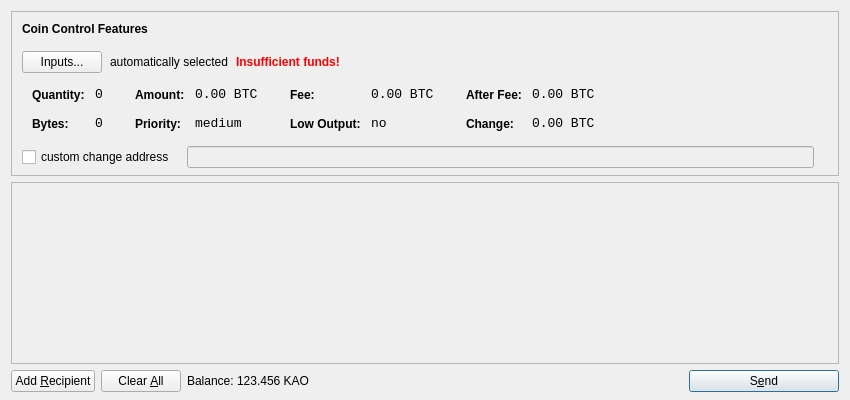
<?xml version="1.0" encoding="UTF-8"?>
<ui version="4.0">
 <class>SendCoinsDialog</class>
 <widget class="QDialog" name="SendCoinsDialog">
  <property name="geometry">
   <rect>
    <x>0</x>
    <y>0</y>
    <width>850</width>
    <height>400</height>
   </rect>
  </property>
  <property name="windowTitle">
   <string>Send Coins</string>
  </property>
  <layout class="QVBoxLayout" name="verticalLayout" stretch="0,1,0">
   <property name="bottomMargin">
    <number>8</number>
   </property>
   <item>
    <widget class="QFrame" name="frameCoinControl">
     <property name="sizePolicy">
      <sizepolicy hsizetype="Expanding" vsizetype="Expanding">
       <horstretch>0</horstretch>
       <verstretch>0</verstretch>
      </sizepolicy>
     </property>
     <property name="maximumSize">
      <size>
       <width>16777215</width>
       <height>16777215</height>
      </size>
     </property>
     <property name="frameShape">
      <enum>QFrame::StyledPanel</enum>
     </property>
     <property name="frameShadow">
      <enum>QFrame::Sunken</enum>
     </property>
     <layout class="QVBoxLayout" name="verticalLayoutCoinControl2">
      <property name="spacing">
       <number>-1</number>
      </property>
      <property name="leftMargin">
       <number>0</number>
      </property>
      <property name="topMargin">
       <number>0</number>
      </property>
      <property name="rightMargin">
       <number>0</number>
      </property>
      <property name="bottomMargin">
       <number>6</number>
      </property>
      <item>
       <layout class="QVBoxLayout" name="verticalLayoutCoinControl" stretch="0,0,0,0,1">
        <property name="spacing">
         <number>0</number>
        </property>
        <property name="leftMargin">
         <number>10</number>
        </property>
        <property name="topMargin">
         <number>10</number>
        </property>
        <item>
         <layout class="QHBoxLayout" name="horizontalLayoutCoinControl1">
          <property name="bottomMargin">
           <number>15</number>
          </property>
          <item>
           <widget class="QLabel" name="labelCoinControlFeatures">
            <property name="sizePolicy">
             <sizepolicy hsizetype="Preferred" vsizetype="Maximum">
              <horstretch>0</horstretch>
              <verstretch>0</verstretch>
             </sizepolicy>
            </property>
            <property name="font">
             <font>
              <weight>75</weight>
              <bold>true</bold>
             </font>
            </property>
            <property name="styleSheet">
             <string notr="true">font-weight:bold;</string>
            </property>
            <property name="text">
             <string>Coin Control Features</string>
            </property>
           </widget>
          </item>
         </layout>
        </item>
        <item>
         <layout class="QHBoxLayout" name="horizontalLayoutCoinControl2" stretch="0,0,0,0">
          <property name="spacing">
           <number>8</number>
          </property>
          <property name="bottomMargin">
           <number>10</number>
          </property>
          <item>
           <widget class="QPushButton" name="pushButtonCoinControl">
            <property name="styleSheet">
             <string notr="true"/>
            </property>
            <property name="text">
             <string>Inputs...</string>
            </property>
           </widget>
          </item>
          <item>
           <widget class="QLabel" name="labelCoinControlAutomaticallySelected">
            <property name="text">
             <string>automatically selected</string>
            </property>
            <property name="margin">
             <number>5</number>
            </property>
           </widget>
          </item>
          <item>
           <widget class="QLabel" name="labelCoinControlInsuffFunds">
            <property name="font">
             <font>
              <weight>75</weight>
              <bold>true</bold>
             </font>
            </property>
            <property name="styleSheet">
             <string notr="true">color:red;font-weight:bold;</string>
            </property>
            <property name="text">
             <string>Insufficient funds!</string>
            </property>
            <property name="margin">
             <number>5</number>
            </property>
           </widget>
          </item>
          <item>
           <spacer name="horizontalSpacerCoinControl">
            <property name="orientation">
             <enum>Qt::Horizontal</enum>
            </property>
            <property name="sizeHint" stdset="0">
             <size>
              <width>40</width>
              <height>1</height>
             </size>
            </property>
           </spacer>
          </item>
         </layout>
        </item>
        <item>
         <widget class="QWidget" name="widgetCoinControl" native="true">
          <property name="sizePolicy">
           <sizepolicy hsizetype="Preferred" vsizetype="Preferred">
            <horstretch>0</horstretch>
            <verstretch>0</verstretch>
           </sizepolicy>
          </property>
          <property name="minimumSize">
           <size>
            <width>0</width>
            <height>0</height>
           </size>
          </property>
          <property name="styleSheet">
           <string notr="true"/>
          </property>
          <layout class="QHBoxLayout" name="horizontalLayoutCoinControl5">
           <property name="margin">
            <number>0</number>
           </property>
           <item>
            <layout class="QHBoxLayout" name="horizontalLayoutCoinControl3" stretch="0,0,0,1">
             <property name="spacing">
              <number>20</number>
             </property>
             <property name="topMargin">
              <number>0</number>
             </property>
             <property name="bottomMargin">
              <number>10</number>
             </property>
             <item>
              <layout class="QFormLayout" name="formLayoutCoinControl1">
               <property name="horizontalSpacing">
                <number>10</number>
               </property>
               <property name="verticalSpacing">
                <number>14</number>
               </property>
               <property name="leftMargin">
                <number>10</number>
               </property>
               <property name="topMargin">
                <number>4</number>
               </property>
               <property name="rightMargin">
                <number>6</number>
               </property>
               <item row="0" column="0">
                <widget class="QLabel" name="labelCoinControlQuantityText">
                 <property name="styleSheet">
                  <string notr="true">font-weight:bold;</string>
                 </property>
                 <property name="text">
                  <string>Quantity:</string>
                 </property>
                 <property name="margin">
                  <number>0</number>
                 </property>
                </widget>
               </item>
               <item row="0" column="1">
                <widget class="QLabel" name="labelCoinControlQuantity">
                 <property name="font">
                  <font>
                   <family>Monospace</family>
                   <pointsize>10</pointsize>
                  </font>
                 </property>
                 <property name="cursor">
                  <cursorShape>IBeamCursor</cursorShape>
                 </property>
                 <property name="contextMenuPolicy">
                  <enum>Qt::ActionsContextMenu</enum>
                 </property>
                 <property name="text">
                  <string notr="true">0</string>
                 </property>
                 <property name="margin">
                  <number>0</number>
                 </property>
                 <property name="textInteractionFlags">
                  <set>Qt::LinksAccessibleByMouse|Qt::TextSelectableByKeyboard|Qt::TextSelectableByMouse</set>
                 </property>
                </widget>
               </item>
               <item row="1" column="0">
                <widget class="QLabel" name="labelCoinControlBytesText">
                 <property name="styleSheet">
                  <string notr="true">font-weight:bold;</string>
                 </property>
                 <property name="text">
                  <string>Bytes:</string>
                 </property>
                </widget>
               </item>
               <item row="1" column="1">
                <widget class="QLabel" name="labelCoinControlBytes">
                 <property name="font">
                  <font>
                   <family>Monospace</family>
                   <pointsize>10</pointsize>
                  </font>
                 </property>
                 <property name="cursor">
                  <cursorShape>IBeamCursor</cursorShape>
                 </property>
                 <property name="contextMenuPolicy">
                  <enum>Qt::ActionsContextMenu</enum>
                 </property>
                 <property name="text">
                  <string notr="true">0</string>
                 </property>
                 <property name="textInteractionFlags">
                  <set>Qt::LinksAccessibleByMouse|Qt::TextSelectableByKeyboard|Qt::TextSelectableByMouse</set>
                 </property>
                </widget>
               </item>
              </layout>
             </item>
             <item>
              <layout class="QFormLayout" name="formLayoutCoinControl2">
               <property name="horizontalSpacing">
                <number>10</number>
               </property>
               <property name="verticalSpacing">
                <number>14</number>
               </property>
               <property name="leftMargin">
                <number>6</number>
               </property>
               <property name="topMargin">
                <number>4</number>
               </property>
               <property name="rightMargin">
                <number>6</number>
               </property>
               <item row="0" column="0">
                <widget class="QLabel" name="labelCoinControlAmountText">
                 <property name="styleSheet">
                  <string notr="true">font-weight:bold;</string>
                 </property>
                 <property name="text">
                  <string>Amount:</string>
                 </property>
                 <property name="margin">
                  <number>0</number>
                 </property>
                </widget>
               </item>
               <item row="0" column="1">
                <widget class="QLabel" name="labelCoinControlAmount">
                 <property name="font">
                  <font>
                   <family>Monospace</family>
                   <pointsize>10</pointsize>
                  </font>
                 </property>
                 <property name="cursor">
                  <cursorShape>IBeamCursor</cursorShape>
                 </property>
                 <property name="contextMenuPolicy">
                  <enum>Qt::ActionsContextMenu</enum>
                 </property>
                 <property name="text">
                  <string notr="true">0.00 BTC</string>
                 </property>
                 <property name="textInteractionFlags">
                  <set>Qt::LinksAccessibleByMouse|Qt::TextSelectableByKeyboard|Qt::TextSelectableByMouse</set>
                 </property>
                </widget>
               </item>
               <item row="1" column="0">
                <widget class="QLabel" name="labelCoinControlPriorityText">
                 <property name="styleSheet">
                  <string notr="true">font-weight:bold;</string>
                 </property>
                 <property name="text">
                  <string>Priority:</string>
                 </property>
                </widget>
               </item>
               <item row="1" column="1">
                <widget class="QLabel" name="labelCoinControlPriority">
                 <property name="font">
                  <font>
                   <family>Monospace</family>
                   <pointsize>10</pointsize>
                  </font>
                 </property>
                 <property name="cursor">
                  <cursorShape>IBeamCursor</cursorShape>
                 </property>
                 <property name="contextMenuPolicy">
                  <enum>Qt::ActionsContextMenu</enum>
                 </property>
                 <property name="text">
                  <string>medium</string>
                 </property>
                 <property name="textInteractionFlags">
                  <set>Qt::LinksAccessibleByMouse|Qt::TextSelectableByKeyboard|Qt::TextSelectableByMouse</set>
                 </property>
                </widget>
               </item>
              </layout>
             </item>
             <item>
              <layout class="QFormLayout" name="formLayoutCoinControl3">
               <property name="horizontalSpacing">
                <number>10</number>
               </property>
               <property name="verticalSpacing">
                <number>14</number>
               </property>
               <property name="leftMargin">
                <number>6</number>
               </property>
               <property name="topMargin">
                <number>4</number>
               </property>
               <property name="rightMargin">
                <number>6</number>
               </property>
               <item row="0" column="0">
                <widget class="QLabel" name="labelCoinControlFeeText">
                 <property name="styleSheet">
                  <string notr="true">font-weight:bold;</string>
                 </property>
                 <property name="text">
                  <string>Fee:</string>
                 </property>
                 <property name="margin">
                  <number>0</number>
                 </property>
                </widget>
               </item>
               <item row="0" column="1">
                <widget class="QLabel" name="labelCoinControlFee">
                 <property name="font">
                  <font>
                   <family>Monospace</family>
                   <pointsize>10</pointsize>
                  </font>
                 </property>
                 <property name="cursor">
                  <cursorShape>IBeamCursor</cursorShape>
                 </property>
                 <property name="contextMenuPolicy">
                  <enum>Qt::ActionsContextMenu</enum>
                 </property>
                 <property name="text">
                  <string notr="true">0.00 BTC</string>
                 </property>
                 <property name="textInteractionFlags">
                  <set>Qt::LinksAccessibleByMouse|Qt::TextSelectableByKeyboard|Qt::TextSelectableByMouse</set>
                 </property>
                </widget>
               </item>
               <item row="1" column="0">
                <widget class="QLabel" name="labelCoinControlLowOutputText">
                 <property name="styleSheet">
                  <string notr="true">font-weight:bold;</string>
                 </property>
                 <property name="text">
                  <string>Low Output:</string>
                 </property>
                </widget>
               </item>
               <item row="1" column="1">
                <widget class="QLabel" name="labelCoinControlLowOutput">
                 <property name="font">
                  <font>
                   <family>Monospace</family>
                   <pointsize>10</pointsize>
                  </font>
                 </property>
                 <property name="cursor">
                  <cursorShape>IBeamCursor</cursorShape>
                 </property>
                 <property name="contextMenuPolicy">
                  <enum>Qt::ActionsContextMenu</enum>
                 </property>
                 <property name="text">
                  <string>no</string>
                 </property>
                 <property name="textInteractionFlags">
                  <set>Qt::LinksAccessibleByMouse|Qt::TextSelectableByKeyboard|Qt::TextSelectableByMouse</set>
                 </property>
                </widget>
               </item>
              </layout>
             </item>
             <item>
              <layout class="QFormLayout" name="formLayoutCoinControl4">
               <property name="horizontalSpacing">
                <number>10</number>
               </property>
               <property name="verticalSpacing">
                <number>14</number>
               </property>
               <property name="leftMargin">
                <number>6</number>
               </property>
               <property name="topMargin">
                <number>4</number>
               </property>
               <property name="rightMargin">
                <number>6</number>
               </property>
               <item row="0" column="0">
                <widget class="QLabel" name="labelCoinControlAfterFeeText">
                 <property name="styleSheet">
                  <string notr="true">font-weight:bold;</string>
                 </property>
                 <property name="text">
                  <string>After Fee:</string>
                 </property>
                 <property name="margin">
                  <number>0</number>
                 </property>
                </widget>
               </item>
               <item row="0" column="1">
                <widget class="QLabel" name="labelCoinControlAfterFee">
                 <property name="font">
                  <font>
                   <family>Monospace</family>
                   <pointsize>10</pointsize>
                  </font>
                 </property>
                 <property name="cursor">
                  <cursorShape>IBeamCursor</cursorShape>
                 </property>
                 <property name="contextMenuPolicy">
                  <enum>Qt::ActionsContextMenu</enum>
                 </property>
                 <property name="text">
                  <string notr="true">0.00 BTC</string>
                 </property>
                 <property name="textInteractionFlags">
                  <set>Qt::LinksAccessibleByMouse|Qt::TextSelectableByKeyboard|Qt::TextSelectableByMouse</set>
                 </property>
                </widget>
               </item>
               <item row="1" column="0">
                <widget class="QLabel" name="labelCoinControlChangeText">
                 <property name="styleSheet">
                  <string notr="true">font-weight:bold;</string>
                 </property>
                 <property name="text">
                  <string>Change:</string>
                 </property>
                </widget>
               </item>
               <item row="1" column="1">
                <widget class="QLabel" name="labelCoinControlChange">
                 <property name="font">
                  <font>
                   <family>Monospace</family>
                   <pointsize>10</pointsize>
                  </font>
                 </property>
                 <property name="cursor">
                  <cursorShape>IBeamCursor</cursorShape>
                 </property>
                 <property name="contextMenuPolicy">
                  <enum>Qt::ActionsContextMenu</enum>
                 </property>
                 <property name="text">
                  <string notr="true">0.00 BTC</string>
                 </property>
                 <property name="textInteractionFlags">
                  <set>Qt::LinksAccessibleByMouse|Qt::TextSelectableByKeyboard|Qt::TextSelectableByMouse</set>
                 </property>
                </widget>
               </item>
              </layout>
             </item>
            </layout>
           </item>
          </layout>
         </widget>
        </item>
        <item>
         <layout class="QHBoxLayout" name="horizontalLayoutCoinControl4" stretch="0,0,0">
          <property name="spacing">
           <number>12</number>
          </property>
          <property name="sizeConstraint">
           <enum>QLayout::SetDefaultConstraint</enum>
          </property>
          <property name="topMargin">
           <number>5</number>
          </property>
          <property name="rightMargin">
           <number>5</number>
          </property>
          <item>
           <widget class="QCheckBox" name="checkBoxCoinControlChange">
            <property name="text">
             <string>custom change address</string>
            </property>
           </widget>
          </item>
          <item>
           <widget class="QLineEdit" name="lineEditCoinControlChange">
            <property name="enabled">
             <bool>false</bool>
            </property>
            <property name="sizePolicy">
             <sizepolicy hsizetype="Expanding" vsizetype="Fixed">
              <horstretch>0</horstretch>
              <verstretch>0</verstretch>
             </sizepolicy>
            </property>
           </widget>
          </item>
          <item>
           <widget class="QLabel" name="labelCoinControlChangeLabel">
            <property name="sizePolicy">
             <sizepolicy hsizetype="Preferred" vsizetype="Expanding">
              <horstretch>0</horstretch>
              <verstretch>0</verstretch>
             </sizepolicy>
            </property>
            <property name="minimumSize">
             <size>
              <width>0</width>
              <height>0</height>
             </size>
            </property>
            <property name="text">
             <string/>
            </property>
            <property name="margin">
             <number>3</number>
            </property>
           </widget>
          </item>
         </layout>
        </item>
        <item>
         <spacer name="verticalSpacerCoinControl">
          <property name="orientation">
           <enum>Qt::Vertical</enum>
          </property>
          <property name="sizeHint" stdset="0">
           <size>
            <width>800</width>
            <height>1</height>
           </size>
          </property>
         </spacer>
        </item>
       </layout>
      </item>
     </layout>
    </widget>
   </item>
   <item>
    <widget class="QScrollArea" name="scrollArea">
     <property name="widgetResizable">
      <bool>true</bool>
     </property>
     <widget class="QWidget" name="scrollAreaWidgetContents">
      <property name="geometry">
       <rect>
        <x>0</x>
        <y>0</y>
        <width>830</width>
        <height>165</height>
       </rect>
      </property>
      <layout class="QVBoxLayout" name="verticalLayout_2">
       <property name="margin">
        <number>0</number>
       </property>
       <item>
        <layout class="QVBoxLayout" name="entries">
         <property name="spacing">
          <number>6</number>
         </property>
        </layout>
       </item>
       <item>
        <spacer name="verticalSpacer">
         <property name="orientation">
          <enum>Qt::Vertical</enum>
         </property>
         <property name="sizeHint" stdset="0">
          <size>
           <width>20</width>
           <height>40</height>
          </size>
         </property>
        </spacer>
       </item>
      </layout>
     </widget>
    </widget>
   </item>
   <item>
    <layout class="QHBoxLayout" name="horizontalLayout">
     <item>
      <widget class="QPushButton" name="addButton">
       <property name="toolTip">
        <string>Send to multiple recipients at once</string>
       </property>
       <property name="text">
        <string>Add &amp;Recipient</string>
       </property>
       <property name="icon">
        <iconset resource="../bitcoin.qrc">
         <normaloff>:/icons/add</normaloff>:/icons/add</iconset>
       </property>
       <property name="autoDefault">
        <bool>false</bool>
       </property>
      </widget>
     </item>
     <item>
      <widget class="QPushButton" name="clearButton">
       <property name="sizePolicy">
        <sizepolicy hsizetype="Minimum" vsizetype="Fixed">
         <horstretch>0</horstretch>
         <verstretch>0</verstretch>
        </sizepolicy>
       </property>
       <property name="toolTip">
        <string>Remove all transaction fields</string>
       </property>
       <property name="text">
        <string>Clear &amp;All</string>
       </property>
       <property name="icon">
        <iconset resource="../bitcoin.qrc">
         <normaloff>:/icons/remove</normaloff>:/icons/remove</iconset>
       </property>
       <property name="autoRepeatDelay">
        <number>300</number>
       </property>
       <property name="autoDefault">
        <bool>false</bool>
       </property>
      </widget>
     </item>
     <item>
      <layout class="QHBoxLayout" name="horizontalLayout_2">
       <property name="spacing">
        <number>3</number>
       </property>
       <item>
        <widget class="QLabel" name="label">
         <property name="text">
          <string>Balance:</string>
         </property>
        </widget>
       </item>
       <item>
        <widget class="QLabel" name="labelBalance">
         <property name="cursor">
          <cursorShape>IBeamCursor</cursorShape>
         </property>
         <property name="text">
          <string>123.456 KAO</string>
         </property>
         <property name="textInteractionFlags">
          <set>Qt::LinksAccessibleByMouse|Qt::TextSelectableByKeyboard|Qt::TextSelectableByMouse</set>
         </property>
        </widget>
       </item>
      </layout>
     </item>
     <item>
      <spacer name="horizontalSpacer">
       <property name="orientation">
        <enum>Qt::Horizontal</enum>
       </property>
       <property name="sizeHint" stdset="0">
        <size>
         <width>40</width>
         <height>20</height>
        </size>
       </property>
      </spacer>
     </item>
     <item>
      <widget class="QPushButton" name="sendButton">
       <property name="minimumSize">
        <size>
         <width>150</width>
         <height>0</height>
        </size>
       </property>
       <property name="toolTip">
        <string>Confirm the send action</string>
       </property>
       <property name="text">
        <string>S&amp;end</string>
       </property>
       <property name="icon">
        <iconset resource="../bitcoin.qrc">
         <normaloff>:/icons/send</normaloff>:/icons/send</iconset>
       </property>
       <property name="default">
        <bool>true</bool>
       </property>
      </widget>
     </item>
    </layout>
   </item>
  </layout>
 </widget>
 <resources>
  <include location="../bitcoin.qrc"/>
 </resources>
 <connections/>
</ui>
